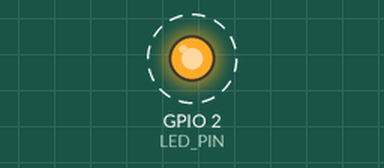
Bench run of a sketch on a simulated ESP32. On the bench: output pins drawn as LEDs (lit = HIGH). Dashed ring = blinking. What the sketch prints to the serial monitor is not drawn.

Above: at 0.5 s.
Timing chart, 0 to 3.3 s (numbered marks = the images above):
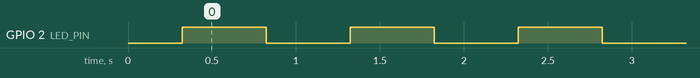

The sketch:

Blink.ino
```cpp
/*
 * Telugu Experiments Flasher — ESP32 test sketch
 *
 * Blinks the on-board LED and prints chip details over serial, so one flash
 * verifies the whole path: upload, boot, and the serial monitor.
 *
 * LED note: most ESP32 DevKit v1 boards put the blue LED on GPIO2 and it is
 * ACTIVE HIGH — HIGH turns it on. This is the opposite of the ESP8266
 * NodeMCU, where GPIO2 is active low. If your board has no on-board LED,
 * wire one to GPIO2 through a 220R resistor to GND.
 */

#ifndef LED_BUILTIN
#define LED_BUILTIN 2
#endif

const int LED_PIN = LED_BUILTIN;
unsigned long counter = 0;

void setup() {
  Serial.begin(115200);
  delay(300);                    // let USB-serial settle before printing

  pinMode(LED_PIN, OUTPUT);
  digitalWrite(LED_PIN, LOW);    // LOW = off (active high)

  uint64_t mac = ESP.getEfuseMac();

  Serial.println();
  Serial.println(F("========================================"));
  Serial.println(F(" Telugu Experiments Flasher — ESP32 test"));
  Serial.println(F("========================================"));
  Serial.print  (F("Chip model : ")); Serial.println(ESP.getChipModel());
  Serial.print  (F("Revision   : ")); Serial.println(ESP.getChipRevision());
  Serial.print  (F("CPU cores  : ")); Serial.println(ESP.getChipCores());
  Serial.print  (F("CPU freq   : ")); Serial.print(getCpuFrequencyMhz()); Serial.println(F(" MHz"));
  Serial.print  (F("Flash size : ")); Serial.print(ESP.getFlashChipSize() / (1024 * 1024)); Serial.println(F(" MB"));
  Serial.print  (F("Free heap  : ")); Serial.print(ESP.getFreeHeap() / 1024); Serial.println(F(" KB"));
  Serial.print  (F("MAC        : "));
  for (int i = 5; i >= 0; i--) {
    Serial.printf("%02X", (uint8_t)(mac >> (i * 8)));
    if (i) Serial.print(':');
  }
  Serial.println();
  Serial.print  (F("LED on GPIO: ")); Serial.println(LED_PIN);
  Serial.println(F("Blinking every second…"));
  Serial.println();
}

void loop() {
  digitalWrite(LED_PIN, HIGH);   // on
  delay(500);
  digitalWrite(LED_PIN, LOW);    // off
  delay(500);

  Serial.print(F("blink #"));
  Serial.print(++counter);
  Serial.print(F("  uptime "));
  Serial.print(millis() / 1000);
  Serial.println(F("s"));
}
```

Measured:
- by itself, GPIO 2 (LED_PIN): alternates HIGH for 0.50 s and LOW for 0.50 s
